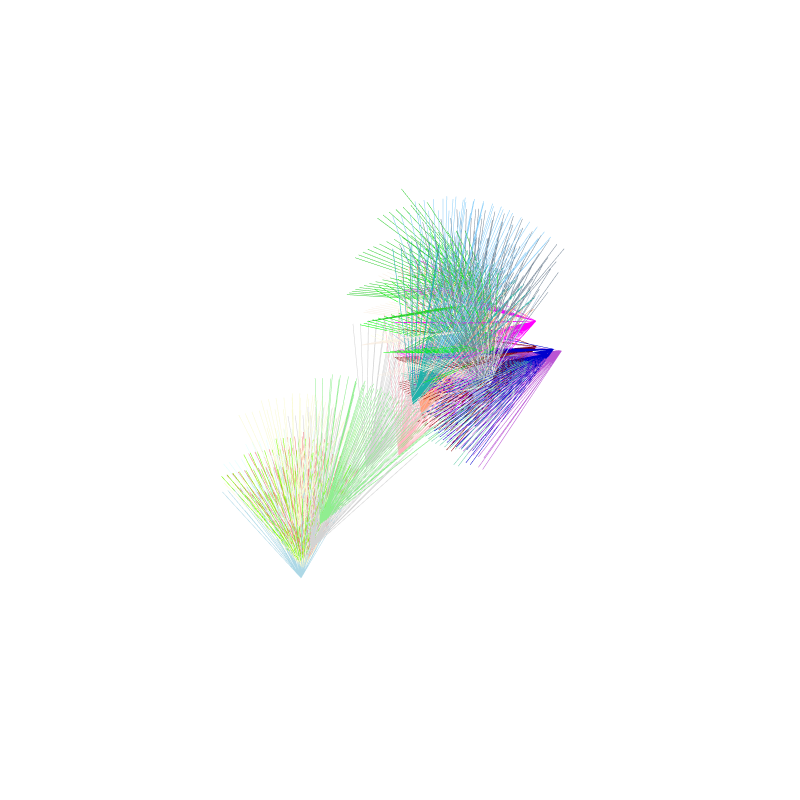

Notebook source saved alongside this figure:
### Code cell
reload(slam)
slam.visualize_camera_poses(data=data)
